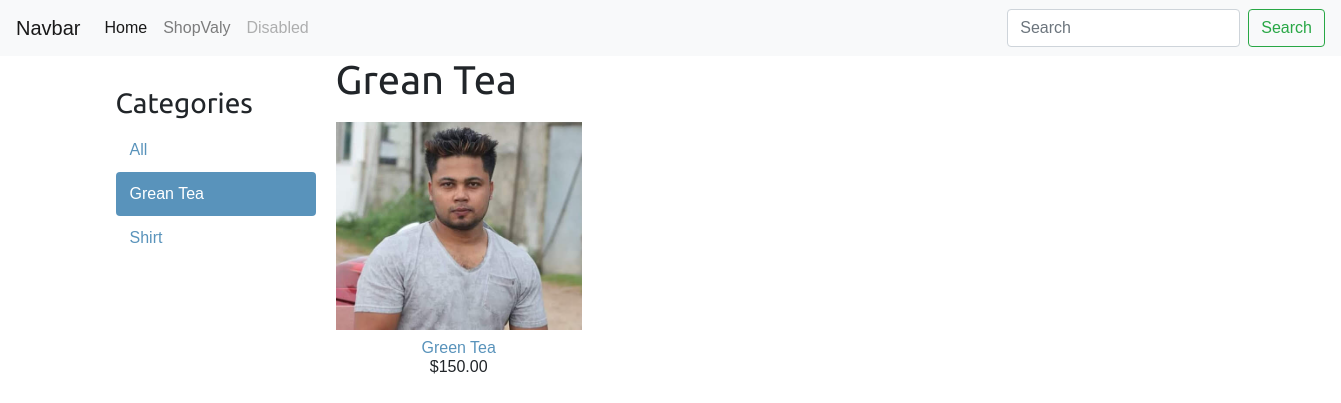
Screenshot of /grean-tea/ with the database file from the repository.
### shop/models.py (models this page shows, shortened)
class Category(models.Model):
    name = models.CharField(max_length=200,
                            db_index=True)
    slug = models.SlugField(max_length=200,
                            unique=True)
    class Meta:
        ordering = ('name',)
        verbose_name = 'category'
        verbose_name_plural = 'categories'
    def get_absolute_url(self):
            return reverse('shop:product_list_by_category',
                           args=[self.slug])

class Product(models.Model):
    category = models.ForeignKey(Category,
                                 related_name='products',
                                 on_delete=models.CASCADE)
    name = models.CharField(max_length=200, db_index=True)
    slug = models.SlugField(max_length=200, db_index=True)
    image = models.ImageField(upload_to='products/%Y/%m/%d',
                              blank=True)
    description = models.TextField(blank=True)
    price = models.DecimalField(max_digits=10, decimal_places=2)
    available = models.BooleanField(default=True)
    created = models.DateTimeField(auto_now_add=True)
    updated = models.DateTimeField(auto_now=True)
    class Meta:
        ordering = ('name',)
        index_together = (('id', 'slug'),)
    def get_absolute_url(self):
            return reverse('shop:product_detail',
                           args=[self.id, self.slug])

### shop/views.py (the view)
# urls.py: path('',views.product_list, name = 'product_list'),
def product_list(request, category_slug=None):
    category = None
    categories = Category.objects.all()
    products = Product.objects.filter(available=True)
    if category_slug:
        category = get_object_or_404(Category,slug=category_slug)
        products = products.filter(category=category)
    context = {
        'category' :category,
        'categories' : categories,
        'products':products
    }
    return render(request, 'shop/product/list.html',context)

### templates/shop/product/list.html (shortened to what this page needs)
{%extends "shop/base.html"%}
{% load static %}
{% block content %}
<div id="sidebar">
    <h3>Categories</h3>
    <ul>
      <li {% if not category %}class="selected"{% endif %}>
        <a href="{% url "shop:product_list" %}">All</a>
      </li>
      {% for c in categories %}
        <li {% if category.slug == c.slug %}class="selected"{% endif %}>
          <a href="{{ c.get_absolute_url }}">{{ c.name }}</a>
        </li>
      {% endfor %}
    </ul>
  </div>
  <div id="main" class="product-list">
    <h1>{% if category %}{{ category.name }}{% else %}Products{% endif %}</h1>
    {% for product in products %}
      <div class="item">
        <a href="{{ product.get_absolute_url }}">
          <img src="{% if product.image %}{{ product.image.url }}{% else %}{% static "img/no_image.png" %}{% endif %}">
        </a>
        <a href="{{ product.get_absolute_url }}">{{ product.name }}</a><br>
        ${{ product.price }}
      </div>
    {% endfor %}
  </div>
{% endblock %}

### static/css/base.css (style rules this page uses)
body { margin:0; padding:0; font-family:helvetica, sans-serif; }
h1, h2, h3, h4, h5 , h6 { font-family: 'Ubuntu', sans-serif; font-weight:normal; }
a { text-decoration:none; color:#5993bb; }
#sidebar { width:220px; padding:30px 20px 0 0; float:left; }
#sidebar ul { margin:0; padding:0; }
#sidebar ul li { margin:0; list-style:none; padding:10px 14px; }
#sidebar ul li a { display:block; }
#sidebar ul li.selected { background:#5993bb; border-radius:4px; }
#sidebar ul li.selected a { color:#fff; }
#main { float:left; width: 96%; margin-right:-220px; overflow:hidden; }
.product-list .item { width:25%; padding:10px 20px 10px 0; float:left; text-align:center; line-height:1.2; }
.product-list .item img { width:100%; margin-bottom:8px; }

### rows the page displays
Category: name "Grean Tea"
Category: name "Shirt"
Product: image (picture), name "Green Tea", price "150.00"
